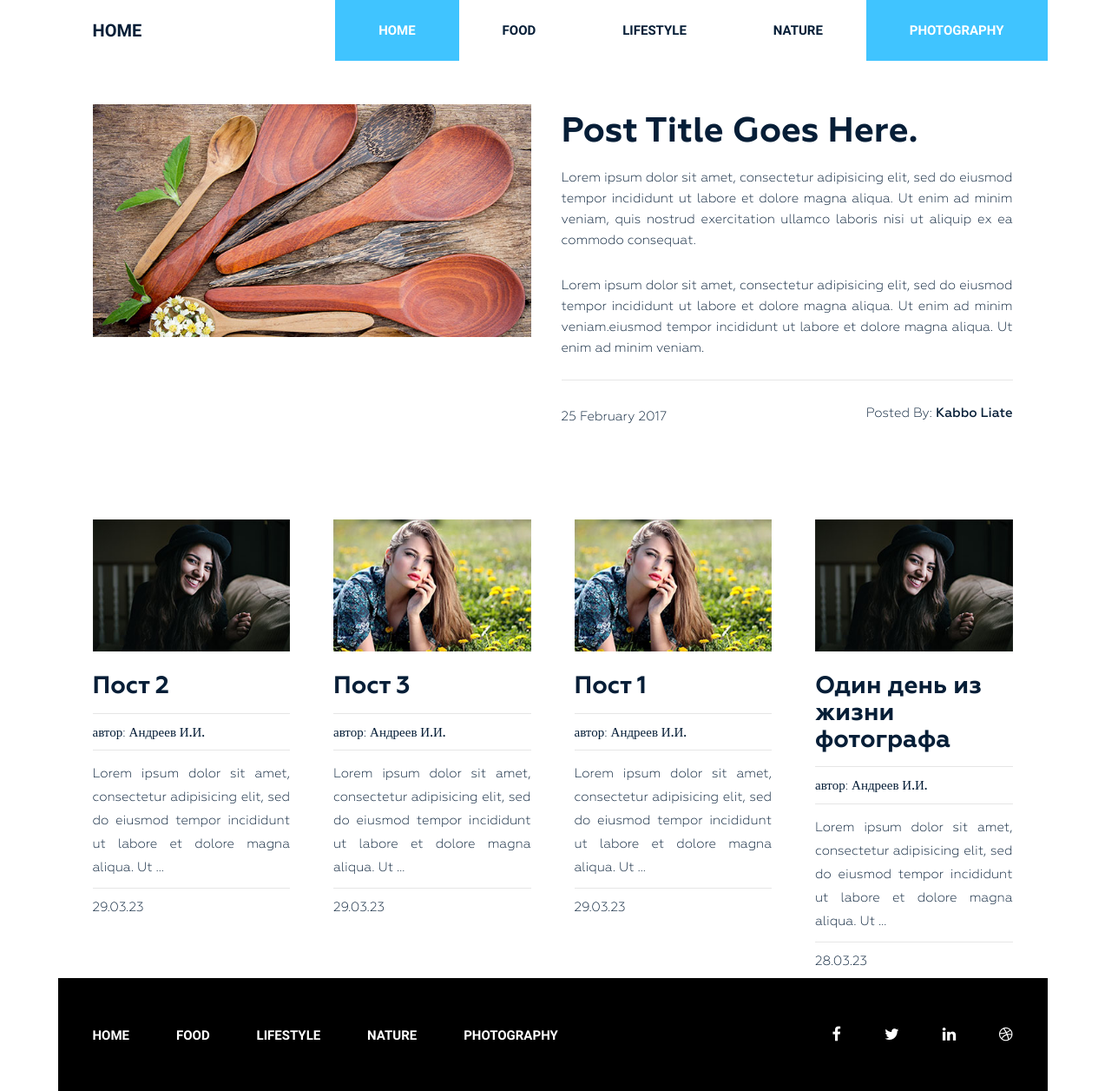
The app's page /category/photography/, older data.
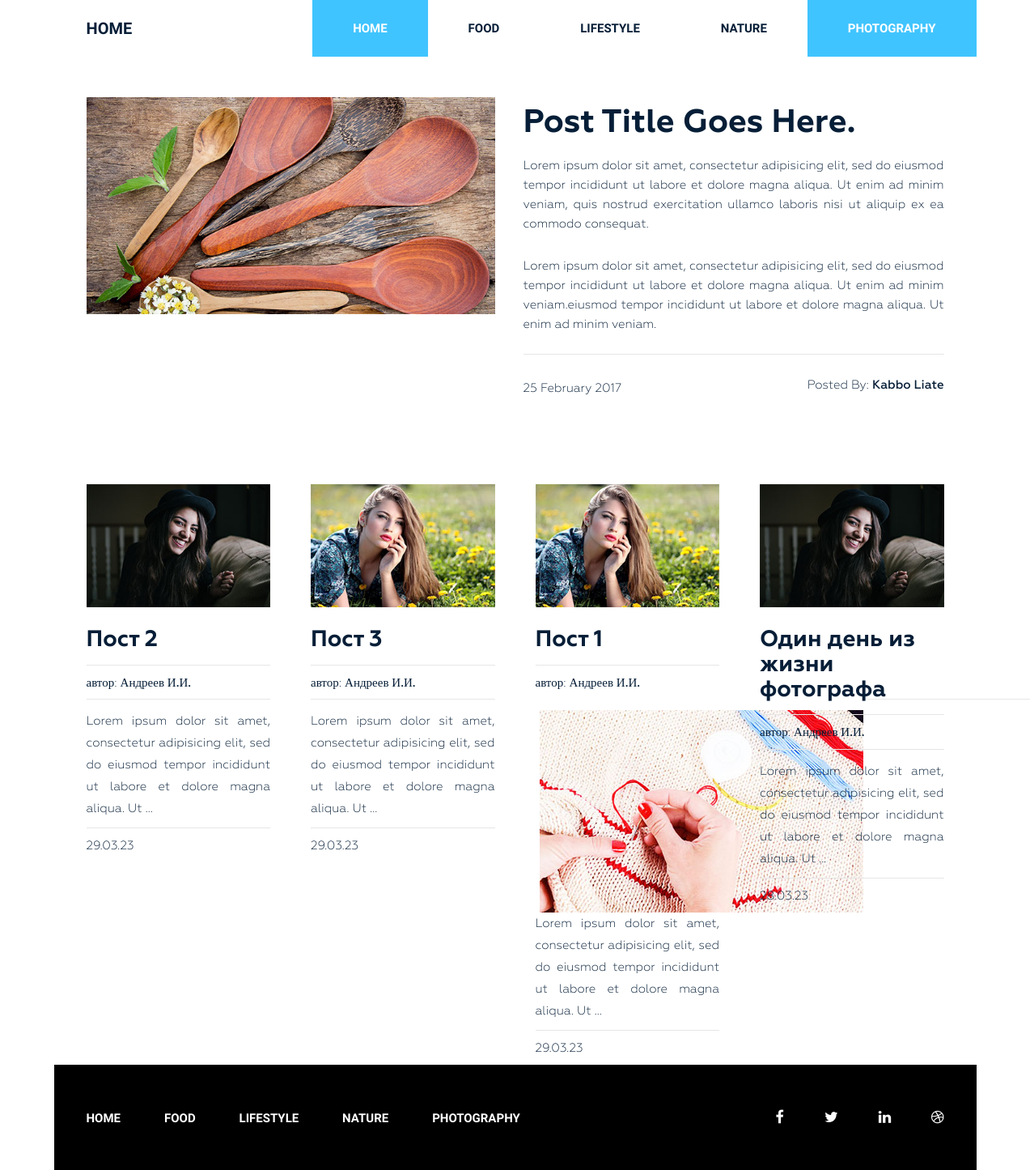
The same page, newer data.
### blog/models.py (models this page shows, shortened)
class Category(models.Model):
    title = models.CharField(max_length=250)
    slug = models.SlugField(max_length=250, verbose_name='url', unique=True)
    def get_absolute_url(self):
        return reverse('category', kwargs={'slug':self.slug})
    def __str__(self):
        return self.title
    class Meta:
        verbose_name = 'Категория'
        verbose_name_plural = 'Категории'
        ordering = ['title']

class Post(models.Model):
    title = models.CharField(max_length=250, verbose_name='Заголовок')
    slug = models.SlugField(max_length=250, verbose_name='url', unique=True)
    author = models.CharField(max_length=100, verbose_name='Автор')
    content = models.TextField(blank=True, verbose_name='Контент')
    created_at = models.DateTimeField(auto_now_add=True, verbose_name='Опубликовано')
    photo = models.ImageField(upload_to='photo/%Y/%m/%d/', blank=True, verbose_name='Фото')
    views = models.IntegerField(default=0, verbose_name='Просмотров')
    category = models.ForeignKey(Category, on_delete=models.PROTECT, related_name='posts', verbose_name='Категория')
    tags = models.ManyToManyField(Tag, blank=True, related_name='posts', verbose_name='Теги')
    def get_absolute_url(self):
        return reverse('post', kwargs={'slug':self.slug})
    class Meta:
        verbose_name = 'Статья'
        verbose_name_plural = 'Статьи'
        ordering = ['-created_at']

### blog/views.py (the view)
# urls.py: path('category/<str:slug>/', PostsByCategory.as_view(), name='category'),
class PostsByCategory(ListView):
    template_name = 'blog/category.html'
    context_object_name = 'posts'
    paginate_by = 4
    allow_empty = False
    def get_queryset(self):
        return Post.objects.filter(category__slug=self.kwargs['slug'])
    def get_context_data(self, *, object_list=None, **kwargs):
        context = super().get_context_data(**kwargs)
        context['title'] = Category.objects.get(slug=self.kwargs['slug'])
        return context

### blog/templatetags/menu.py (called while the page is built)
@register.inclusion_tag('blog/menu_tpl.html')
def show_menu(menu_class='menu'):
    categories = Category.objects.all()
    return {'categories': categories, 'menu_class': menu_class}

### blog/templates/blog/category.html (shortened to what this page needs)
{% extends 'base.html' %}
{% load static %}
{% block content %}
<section class="blog-post-area">
    <div class="container">
        <div class="row">
            <div class="blog-post-area-style">
                <div class="col-md-12">
                    <div class="single-post-big">
                        <div class="big-image">
                            <img src="{% static 'img/post-image1.jpg' %}" alt="">
                        </div>
                        <div class="big-text">
                            <h3><a href="#">Post Title Goes Here.</a></h3>
                            <p>Lorem ipsum dolor sit amet, consectetur adipisicing elit, sed do eiusmod tempor
                                incididunt ut labore et dolore magna aliqua. Ut enim ad minim veniam, quis nostrud
                                exercitation ullamco laboris nisi ut aliquip ex ea commodo consequat.</p>
                            <p>Lorem ipsum dolor sit amet, consectetur adipisicing elit, sed do eiusmod tempor
                                incididunt ut labore et dolore magna aliqua. Ut enim ad minim veniam.eiusmod tempor
                                incididunt ut labore et dolore magna aliqua. Ut enim ad minim veniam.</p>
                            <h4><span class="date">25 February 2017</span><span class="author">Posted By: <span
                                    class="author-name">Kabbo Liate</span></span>
                            </h4>
                        </div>
                    </div>
                </div>
                {% for post in posts %}
                <div class="col-md-3">
                    <div class="single-post">
                        {% if post.photo %}
                        <img src="{{ post.photo.url }}" alt="{{ post.title }}">
                        {% else %}
                        <img src="https://picsum.photos/id/1060/300/201?blur=2" alt="{{ post.title }}">
                        {% endif %}
                        <h3><a href="{{ post.get_absolute_url }}">{{ post.title }}</a></h3>
                        <h4><span>автор: <span class="author-name">{{ post.author }}</span></span>
                        </h4>
                        {{ post.content|truncatewords_html:20|safe }}
                        <h4><span>{{ post.created_at|date:"d.m.y" }}</span></h4>
                    </div>
                </div>
                {% endfor %}
            </div>
        </div>
    </div>
</section>
{% endblock %}

### templates/base.html (shortened to what this page needs)
{% load static %}
{% load cache %}
<!DOCTYPE html>
<html lang="en">
<head>
    <link rel="stylesheet" href="{% static 'css/bootstrap.css' %}">
    <link rel="stylesheet" href="{% static 'css/font-awesome.min.css' %}">
    <link rel="stylesheet" href="{% static 'css/owl.carousel.min.css' %}">
    <link rel="stylesheet" href="{% static 'css/owl.theme.default.min.css' %}">
    <link rel="stylesheet" href="{% static 'style.css' %}">
    <link rel="stylesheet" href="{% static 'responsive.css' %}">
</head>
<body>
<div class="wrapper">
    {% include 'inc/_header.html' %}
    {% block content %}
    {% endblock %}
    {% include 'inc/_footer.html' %}
</div>
</body>
</html>

### templates/inc/_header.html
{% load menu %}
<header class="header">
            <div class="container">
                <div class="row">
                    <div class="col-md-2">
                        <div class="logo">
                            <h2><a href="{% url 'home' %}">HOME</a></h2>
                        </div>
                    </div>
                    <div class="col-md-10">
                        {% show_menu %}
                    </div>
                </div>
            </div>
        </header>

### blog/templates/blog/menu_tpl.html
<div class="{{ menu_class }}">
    <ul>
        <li class="active"><a href="{% url 'home' %}">Home</a></li>
        {% for item in categories %}
        <li><a href="{{ item.get_absolute_url }}">{{ item.title }}</a></li>
        {% endfor %}
    </ul>
</div>

### templates/inc/_footer.html
{% load menu %}
<footer class="footer">
    <div class="container">
        <div class="row">
            <div class="col-md-12">
                <div class="footer-bg">
                    <div class="row">
                        <div class="col-md-9">
                            {% show_menu 'footer-menu' %}
                        </div>
                        <div class="col-md-3">
                            <div class="footer-icon">
                                <p><a href="#"><i class="fa fa-facebook" aria-hidden="true"></i></a><a href="#"><i
                                        class="fa fa-twitter" aria-hidden="true"></i></a><a href="#"><i
                                        class="fa fa-linkedin" aria-hidden="true"></i></a><a href="#"><i
                                        class="fa fa-dribbble" aria-hidden="true"></i></a></p>
                            </div>
                        </div>
                    </div>
                </div>
            </div>
        </div>
    </div>
</footer>

### siteblog/static/style.css (style rules this page uses)
.wrapper header.header .logo h2 { margin: 0 0 0 40px; padding: 0; }
.wrapper header.header .logo h2 a { color: #061e37; font-family: "Raleway", sans-serif; font-size: 20px; font-weight: 700; text-decoration: none; line-height: 70px; padding: 22px 0; text-transform: uppercase; }
.wrapper header.header .menu { margin: 0 }
.wrapper header.header .menu ul { float: right; margin: 0; padding: 0; margin-right: 4px; }
.wrapper header.header .menu ul li { display: inline-block; list-style: outside none none; margin: 0 -4px 0 0; }
.wrapper header.header .menu ul li a { color: rgb(6, 30, 55); font-family: "Raleway", sans-serif; font-size: 15px; font-weight: 600; line-height: 70px; padding: 26px 50px; text-decoration: none; text-transform: uppercase; }
.wrapper header.header .menu ul li.active a { background: #40c4ff; color: #fff; }
section.blog-post-area { margin-top: 50px; }
section.blog-post-area .big-image { float: left; width: 50%; padding-right: 35px; }
section.blog-post-area .big-text { float: right; width: 50%; padding-right: 20px; }
section.blog-post-area img { width: 100%; }
section.blog-post-area .big-text h3 { margin: 10px 0 0; }
section.blog-post-area .big-text h3 a { font-family: Geometria; font-weight: 700; font-size: 40px; color: #061e37; text-decoration: none; }
section.blog-post-area .big-text p { color: #061e37; font-family: Geometria; font-size: 15px; font-weight: 400; line-height: 24px; padding-top: 18px; text-align: justify; text-decoration: none; }
section.blog-post-area .big-text h4 { margin-top: 25px; padding-top: 30px; position: relative; }
section.blog-post-area .big-text h4::before { background: #e6e6e6 none repeat scroll 0 0; content: ""; height: 1px; position: absolute; top: 0; width: 100%; }
section.blog-post-area .single-post { padding-right: 20px; margin: 100px 0px 0px; }
section.blog-post-area h4 span { font-family: Geometria; font-weight: 400; font-size: 15px; color: #061e37; text-decoration: none; }
section.blog-post-area .big-text h4 span.author { float: right }
section.blog-post-area h4 span.author-name { font-weight: 500; }
.blog-post-area .single-post h3 a { font-family: Geometria; font-size: 28px; font-weight: 700; text-decoration: none; color: #061e37; }
.blog-post-area .single-post p { color: #061e37; font-family: Geometria; font-size: 15px; font-weight: 400; line-height: 27px; padding-top: 14px; position: relative; text-align: justify; }
.blog-post-area .single-post h4 { margin-bottom: 12px; padding-top: 10px; position: relative; }
.blog-post-area .single-post h4::before { background: #e6e6e6 none repeat scroll 0 0; content: ""; height: 1px; position: absolute; top: 0; width: 100%; }
.blog-post-area .single-post p::before { background: #e6e6e6 none repeat scroll 0 0; content: ""; height: 1px; position: absolute; top: 0; width: 100%; }
.blog-post-area .single-post h3 { margin: 25px 0 15px; }
.blog-post-area .blog-post-area-style { margin: 0 20px 0 40px; }
.wrapper footer.footer { height: 130px; }
.wrapper footer .footer-bg { background: #000 none repeat scroll 0 0; height: 130px; overflow: hidden; }
.wrapper footer.footer .footer-menu { margin: 0 }
.wrapper footer.footer .footer-menu ul { line-height: 130px; margin: 0; padding: 0; }
.wrapper footer.footer .footer-menu ul li { display: inline; list-style: outside none none; margin: 0; padding: 30px 0px; }
.wrapper footer.footer .footer-menu ul li a { color: #fff; font-family: "Raleway", sans-serif; font-size: 15px; font-weight: 600; line-height: 70px; margin-left: 40px; padding: 26px 10px 26px 0; text-decoration: none; text-transform: uppercase; }
.wrapper footer.footer .footer-icon p { float: right; line-height: 130px; }
.wrapper footer.footer .footer-icon p i { color: #fff; font-size: 18px; margin-right: 30px; padding: 10px; }

Row changes from the older to the newer data that the page shows:
changed Post "Пост 1": content: picture added
